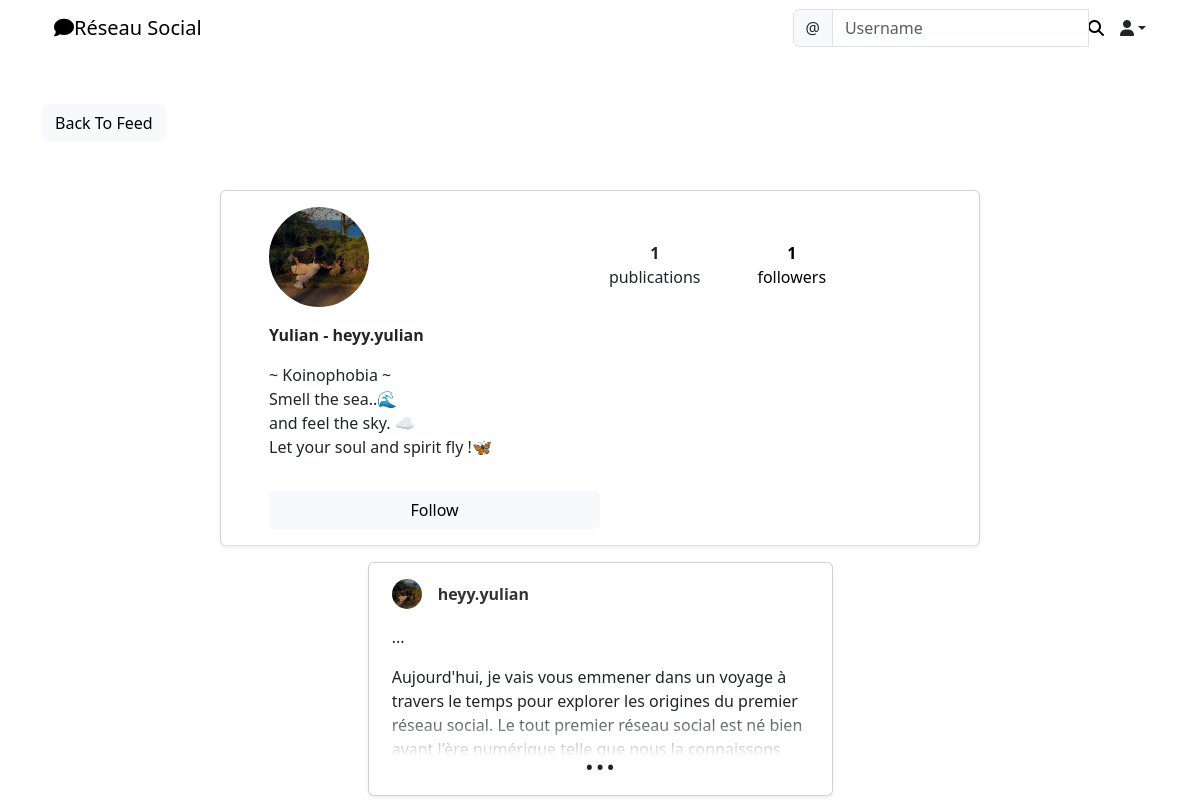
The app's page /social/profile/6/ with its own data.
### social/models.py (models this page shows, shortened)
class UserProfile(models.Model):
    user = models.OneToOneField(User, primary_key=True, verbose_name="user", related_name="profile", on_delete=models.CASCADE)
    name = models.CharField(max_length=30, blank=True, null=True)
    bio = models.TextField(max_length=500, blank=True, null=True)
    birth_date = models.DateField(null=True, blank=True)
    location = models.CharField(max_length=100, blank=True, null=True)
    picture = models.ImageField(upload_to='uploads/profile_pictures', default='uploads/profile_pictures/default.png', blank=True)
    followers = models.ManyToManyField(User, blank=True, related_name='followers')

class Post(models.Model):
    body = models.TextField()
    created_on = models.DateTimeField(default=timezone.now)
    author = models.ForeignKey(User, on_delete=models.CASCADE)
    likes = models.ManyToManyField(User, blank=True, related_name='likes')
    dislikes = models.ManyToManyField(User, blank=True, related_name='dislikes')

### social/views.py (the view)
# urls.py: path('profile/<int:pk>/', ProfileView.as_view(), name='profile'),
class ProfileView(View):
    def get(self, request, pk,*args, **kwargs):
        profile = UserProfile.objects.get(pk=pk)
        user = profile.user
        posts = Post.objects.filter(author=user).order_by('-created_on')
        followers = profile.followers.all()
        profile.bio = linebreaks(profile.bio)
        number_of_followers = len(followers)
        if number_of_followers == 0:
            is_following = False
        for follower in followers:
            if follower == request.user:
                is_following = True
                break
            else:
                is_following = False
        number_of_posts = len(posts)
        context = {
            'user': user,
            'profile': profile,
            'number_of_posts': number_of_posts,
            'posts': posts,
            'number_of_followers': number_of_followers,
            'is_following': is_following,
        }
        return render(request, 'social/profile.html', context)

### social/templates/social/profile.html (shortened to what this page needs)
{% extends 'landing/base.html' %}
{% block content %}
    <div class="container">
        <div class="row mt-5">
            <div class="col-md-3 col-sm-6">
                <a href="{% url 'post-list' %}" class="btn btn-light">Back To Feed</a>
            </div>
        </div>
        <div class="row justify-content-center mt-5">
            <div class="card shadow-sm col-md-8 col-sm-12 border-bottom px-5 pt-3">
                <div class="d-flex align-items-center justify-content-between">
                    <img src="{{ profile.picture.url }}" class="rounded-circle mb-3" width="100" height="100"/>
                    <div class="d-flex align-items-center justify-content-evenly me-5" style="width: 50%" >
                        <div class="d-flex flex-column align-items-center">
                            <p class="my-0 fw-bold">{{ number_of_posts }}</p>
                            <p class="my-0">publications</p>
                        </div>
                        <div class="d-flex flex-column align-items-center">
                            <a href="{% url 'list-followers' profile.pk %}" class="my-0" style="text-decoration: none; color: #000; font-weight:bold;">{{ number_of_followers }}</a>
                            <a href="{% url 'list-followers' profile.pk %}" class="my-0" style="text-decoration: none; color: #000;" >followers</a>
                        </div>
                    </div>
                </div>
                <p class="location-text profile-name">
                    {% if profile.name %}
                        {{ profile.name }} - {{ user }}
                    {% else %}
                        {{ user }}
                    {% endif %}
                    {% if profile.bio %}
                        {{ profile.bio|safe }}
                    {% endif %}
                </p>
                <span class="mb-3">
                    {% if request.user == user%}
                        <a href="{% url 'profile-edit' profile.pk %}" class="btn btn-light profile-buttons">
                            Modifier le Profile
                        </a>
                    {% else %}
                        <div>
                            {% if is_following %}
                                <form method="post" action="{% url 'remove-follower' profile.pk %}">
                                    {% csrf_token %}
                                    <button class="btn btn-light profile-buttons" type="submit" >Unfollow</button>
                                </form>
                            {% else %}
                                <form method="post" action="{% url 'add-follower' profile.pk %}">
                                    <button class="btn btn-light profile-buttons" type="sumbit">Follow</button>
                                </form>
                            {% endif %}
                        </div>
                    {% endif %}
                </span>
            </div>
        </div>
        <div class="d-flex flex-column align-items-center">
            {% for post in posts %}
            <div class="card shadow-sm col-md-5 mt-3 d-flex align-items-center justify-content-center">
                <div style="width: 90%; height: 200px; margin: 1rem; overflow: hidden; position: relative;">
                    <p class="d-flex align-items-center gap-3">
                        <a href="{% url 'profile' post.author.pk %}"><img class="rounded-circle" height='30' width="30" src="{{ post.author.profile.picture.url }}" /></a>
                        <a class="profile-link" href="{% url 'profile' post.author.pk %}">{{ post.author }}</a>
                    </p>
                    <div class="post_body_div">
                        <span class="ellipsis"><p>...</p></span>
                        {{ post.body|safe }}
                    </div>
                </div>
            </div>
            {% endfor %}
        </div>
    </div>
{% endblock content %}

### landing/templates/landing/base.html (shortened to what this page needs)
{% load static %}
<!doctype html>
<html lang="en">
  <head>
    <link href="https://cdn.jsdelivr.net/npm/bootstrap@5.3.2/dist/css/bootstrap.min.css" rel="stylesheet">
    <link rel="stylesheet" href="{% static 'style.css' %}">
    {% load crispy_forms_tags %}
  </head>
  <body>
    <div>
      {% include "landing/navbar.html" %}
      {% block content %}{% endblock content %}
    </div>
  </body>
</html>

### landing/templates/landing/navbar.html (shortened to what this page needs)
<div class="container">
  <nav class="navbar navbar-expand-lg">
      <div class="container-fluid">
        <a class="navbar-brand"
        {% if user.is_authenticated %}
          href="{% url 'post-list' %}"
        {% else %}
          href="{% url 'index' %}"
        {% endif %}
          ><i class="fas fa-comment"></i>Réseau Social</a>
        <div class="collapse navbar-collapse" id="navbarTogglerDemo02">
          <form method="GET" action="{% url 'profile-search' %}" class="d-flex" role="search">
              <div class="input-group">
                  <span class="input-group-text" id="basic-addon1">@</span>
                  <input type="text" class="form-control" placeholder="Username" aria-label="Username" aria-describedby="basic-addon1" name="query" value="{{ request.GET.query }}" >
                  <button class="remove-default-btn" type="submit">
                    <i class="fas fa-search"></i>
                  </button>
                </div>
          </form>
          {% if user.is_authenticated %}
              <div class="ms-3 nav-item dropdown">
                  <a class="nav-link dropdown-toggle text-dark" data-bs-toggle="dropdown" role="buton" aria-exanded="false"><i class="fas fa-user"></i></a>
              </div>
          {% endif %}
        </div>
      </div>
    </nav>
</div>

### static/style.css (style rules this page uses)
* { margin: 0; padding: 0; }
.remove-default-btn { border: none; background-color: transparent; box-shadow: none; }
.profile-link { text-decoration: none; color: #333; font-weight: bold; }
.location-text { font-size: 15px; font-weight: bold; }
.profile-name { font-size: 16px; }
.profile-buttons { width: 50%; }
.post_body_div { position: relative; overflow: hidden; width: 100%; height: 100%; margin-top: 1rem; }
.post_body_div::before { position: absolute; content: '...'; bottom: 20%; left: 0; width: 100%; text-align: center; background: rgb(255,255,255); background: linear-gradient(0deg, rgba(255,255,255,1) 37%, rgba(255,255,255,0) 100%); padding-top: 1rem; font-size: 40px; }

### records on screen
UserProfile: picture (picture), name "Yulian", bio "~ Koinophobia ~ Smell the sea..🌊 and feel the sky. ☁️ Let your soul and spirit fly !🦋"
Post: author.profile.picture (picture), author "heyy.yulian", body "Aujourd'hui, je vais vous emmener dans un voyage à travers le temps pour explorer les origines du premier réseau social. Le tout premier réseau social est né bien avant l'ère numérique telle que nous la connaissons aujourd'hui. En fait, il remonte à des millénaires,…"

### other values on screen
{{ number_of_posts }} "1"
{{ number_of_followers }} "1"
{{ user }} "heyy.yulian"
